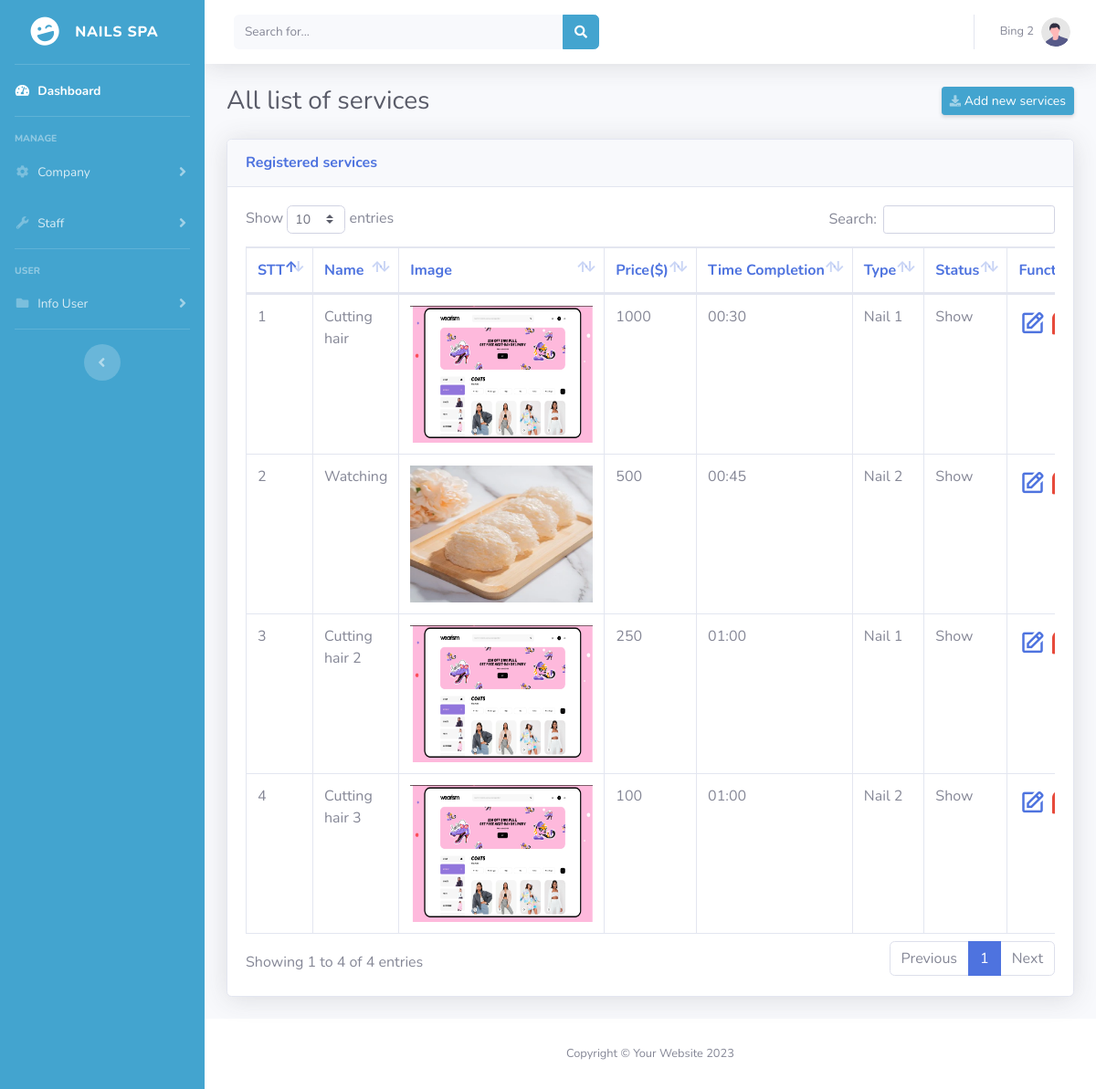
Screenshot of /admin_nails/list_service.php (signed in) with the database file from the repository.
### tables this page shows
CREATE TABLE `services` (
  `id` int(11) NOT NULL,
  `name_service` text NOT NULL,
  `img_service` text NOT NULL,
  `price` int(11) NOT NULL,
  `time_completion` time NOT NULL,
  `type_id` int(11) NOT NULL,
  `company_id` int(11) NOT NULL,
  `status` tinyint(1) NOT NULL DEFAULT 1
);

CREATE TABLE `nailtype` (
  `id` int(11) NOT NULL,
  `id_company` int(11) NOT NULL,
  `type_name` text NOT NULL,
  `img_type` text NOT NULL,
  `description` text NOT NULL,
  `status` tinyint(1) NOT NULL DEFAULT 1
);

### model/database.php (called while the page is built, shortened)
<?php
class Database
{
    public static $connection = NULL;
    public function __construct()
    {
        if(!self::$connection) {
            self::$connection = new mysqli(DB_HOST, DB_USER, DB_PASSWORD, DB_NAME, PORT);
            self::$connection->set_charset('utf8mb4');
        }
        return self::$connection;
    }
    public function select($sql)
    {
        $sql->execute();
        $items = $sql->get_result()->fetch_all(MYSQLI_ASSOC);
        return $items;
    }
}

### model/company.php (called while the page is built, shortened)
<?php
require_once "database.php";
class Company extends Database{
    function getAllCompany(){
        $sql = parent::$connection->prepare("SELECT * FROM company ORDER BY `id` DESC");
        return parent::select($sql);
    }
    function getServiceByCompany($company_id){
        $sql = parent::$connection->prepare("SELECT *, services.id as ID_service, services.status as status FROM company INNER JOIN services ON company.id = services.company_id inner join nailtype on nailtype.id = services.type_id WHERE company.`id` = ?");
        $sql->bind_param('i', $company_id);
        return parent::select($sql);
    }
}

### admin_nails/list_service.php (the view, shortened to what this page needs)
<?php
include_once "./header.php";
require_once "../model/service.php";
require_once "../model/company.php";
$service = new Service();
$getAllService = $service->getAllService();
$company = new Company();
$getAllCompany = $company->getAllCompany();
if(isset($_SESSION['owner'])){
    $getAllService = $company->getServiceByCompany($current_user['id']);
}
?>
<div class="container-fluid">
    <div class="d-sm-flex align-items-center justify-content-between mb-4">
        <h1 class="h3 mb-0 text-gray-800">All list of services</h1>
        <a id="myBtn" class="d-none d-sm-inline-block btn btn-sm btn-primary shadow-sm"><i class="fas fa-download fa-sm text-white-50"></i> Add new services</a>
    </div>
    <div class="card shadow mb-4">
        <div class="card-header py-3">
            <h6 class="m-0 font-weight-bold text-primary">Registered services</h6>
        </div>
        <div class="card-body">
            <div class="table-responsive">
                <table class="table table-bordered custom-table" id="dataTable" width="100%" cellspacing="0">
                    <thead>
                        <tr>
                            <th>STT</th>
                            <th>Name</th>
                            <th width="20%">Image</th>
                            <th>Price($)</th>
                            <th>Time Completion</th>
                            <th>Type</th>
                            <th>Status</th>
                            <th>Function</th>
                        </tr>
                    </thead>
                    <tbody>
                        <?php
                        $count = 1;
                        foreach ($getAllService as $item) {
                        ?>
                            <tr>
                                <td><?= $count++ ?></td>
                                <td><?= $item['name_service'] ?></td>
                                <td>
                                    <img src="../template_nails/img/service/<?= $item['img_service'] ?>" width="200px" height="150px" alt="<?= $item['img_service'] ?>">
                                </td>
                                <td><?= $item['price'] ?></td>
                                <td><?=  date('H:i',strtotime($item['time_completion']))?></td>
                                <td><?= $item['type_name'] ?></td>
                                <td><?php
                                    if ($item['status'] == 1) {
                                        echo "Show";
                                    } else {
                                        echo "Hidden";
                                    }
                                    ?></td>
                                <td>
                                <a href="./edit_service.php?id=<?=$item['ID_service']?>" class="icon edit"><i class='bx bx-edit'></i></a>
                                <a onclick="if(CheckForm() == false) return false" href="./action/delete_service.php?id=<?=$item['ID_service']?>" class="icon delete"><i class='bx bxs-message-square-x'></i></a></td>
                            </tr>
                        <?php } ?>
                    </tbody>
                </table>
            </div>
        </div>
    </div>
</div>
<?php include_once "./footer.php"; ?>

### admin_nails/header.php (shortened to what this page needs)
<?php
include_once "../model/database.php";
$nameAdmin = "";
if (!isset($_SESSION['admin']) && !isset($_SESSION['owner'])) {
    header('location: ./login.php');
} else if(isset($_SESSION['admin'])){
    $nameAdmin = "Admin";
    $current_user = $_SESSION['admin'];
}else if(isset($_SESSION['owner'])){
    $current_user = $_SESSION['owner'];
    $nameAdmin = $current_user['company_name'];
}
?>
<!DOCTYPE html>
<html lang="en">
<head>
    <link href="vendor/fontawesome-free/css/all.min.css" rel="stylesheet" type="text/css">
    <link href='https://unpkg.com/boxicons@2.1.4/css/boxicons.min.css' rel='stylesheet'>
    <link rel="stylesheet" href="https://cdnjs.cloudflare.com/ajax/libs/bootstrap-select/1.13.1/css/bootstrap-select.css" />
    <link href="css/sb-admin-2.min.css" rel="stylesheet">
    <link href="vendor/datatables/dataTables.bootstrap4.min.css" rel="stylesheet">
    <link rel="stylesheet" href="./css/bootstrap-datepicker.css">
    <link rel="stylesheet" href="./css/jquery.timepicker.css">
    <link rel="stylesheet" href="./css/style.css">
</head>
<body id="page-top">
    <div id="wrapper">
        <ul class="navbar-nav bg-gradient-primary sidebar sidebar-dark accordion" id="accordionSidebar">
            <a class="sidebar-brand d-flex align-items-center justify-content-center" href="index.php">
                <div class="sidebar-brand-icon rotate-n-15">
                    <i class="fas fa-laugh-wink"></i>
                </div>
                <div class="sidebar-brand-text mx-3">Nails Spa</sup></div>
            </a>
            <hr class="sidebar-divider my-0">
            <li class="nav-item active">
                <a class="nav-link" href="index.php">
                    <i class="fas fa-fw fa-tachometer-alt"></i>
                    <span>Dashboard</span></a>
            </li>
            <hr class="sidebar-divider">
            <div class="sidebar-heading">
                Manage
            </div>
            <li class="nav-item">
                <a class="nav-link collapsed" href="#" data-toggle="collapse" data-target="#collapseTwo" aria-expanded="true" aria-controls="collapseTwo">
                    <i class="fas fa-fw fa-cog"></i>
                    <span>Company</span>
                </a>
            </li>
            <li class="nav-item">
                <a class="nav-link collapsed" href="#" data-toggle="collapse" data-target="#collapseUtilities" aria-expanded="true" aria-controls="collapseUtilities">
                    <i class="fas fa-fw fa-wrench"></i>
                    <span>Staff</span>
                </a>
            </li>
            <hr class="sidebar-divider">
            <div class="sidebar-heading">
                User
            </div>
            <li class="nav-item">
                <a class="nav-link collapsed" href="#" data-toggle="collapse" data-target="#collapsePages" aria-expanded="true" aria-controls="collapsePages">
                    <i class="fas fa-fw fa-folder"></i>
                    <span>Info User</span>
                </a>
            </li>
            <hr class="sidebar-divider">
            <div class="text-center d-none d-md-inline">
                <button class="rounded-circle border-0" id="sidebarToggle"></button>
            </div>
        </ul>
        <div id="content-wrapper" class="d-flex flex-column">
            <div id="content">
                <nav class="navbar navbar-expand navbar-light bg-white topbar mb-4 static-top shadow">
                    <form class="d-none d-sm-inline-block form-inline mr-auto ml-md-3 my-2 my-md-0 mw-100 navbar-search">
                        <div class="input-group">
                            <input type="text" class="form-control bg-light border-0 small" placeholder="Search for..." aria-label="Search" aria-describedby="basic-addon2">
                            <div class="input-group-append">
                                <button class="btn btn-primary" type="button">
                                    <i class="fas fa-search fa-sm"></i>
                                </button>
                            </div>
                        </div>
                    </form>
                    <ul class="navbar-nav ml-auto">
                        <li class="nav-item dropdown no-arrow">
                            <a class="nav-link dropdown-toggle" href="#" id="userDropdown" role="button" data-toggle="dropdown" aria-haspopup="true" aria-expanded="false">
                                <span class="mr-2 d-none d-lg-inline text-gray-600 small"><?=$nameAdmin?></span>
                                <img class="img-profile rounded-circle" src="img/undraw_profile.svg">
                            </a>
                        </li>
                    </ul>
                </nav>

### admin_nails/footer.php (shortened to what this page needs)
</div>
<footer class="sticky-footer bg-white">
    <div class="container my-auto">
        <div class="copyright text-center my-auto">
            <span>Copyright &copy; Your Website 2023</span>
        </div>
    </div>
</footer>
</div>
</div>
</body>
</html>

### admin_nails/css/style.css (style rules this page uses)
table a.icon { font-size: 30px; }
.icon.edit { color: var(--primary); }
.icon.delete { color: var(--danger); }
table thead tr th { color: var(--primary); }
.custom-table thead tr th { color: var(--primary); width: 120px; white-space: nowrap; }
.custom-table thead tr th:first-child, .custom-table thead tr th:last-child { width: 20px !important; max-width: 100px!important; }

### rows the page displays
services: name_service "Cutting hair", img_service (picture), price "1000", time_completion "00:30", type.type_name "Nail 1", status "Show"
services: name_service "Watching", img_service (picture), price "500", time_completion "00:45", type.type_name "Nail 2", status "Show"
services: name_service "Cutting hair 2", img_service (picture), price "250", time_completion "01:00", type.type_name "Nail 1", status "Show"
services: name_service "Cutting hair 3", img_service (picture), price "100", time_completion "01:00", type.type_name "Nail 2", status "Show"

### other values shown
$nameAdmin "Bing 2"
